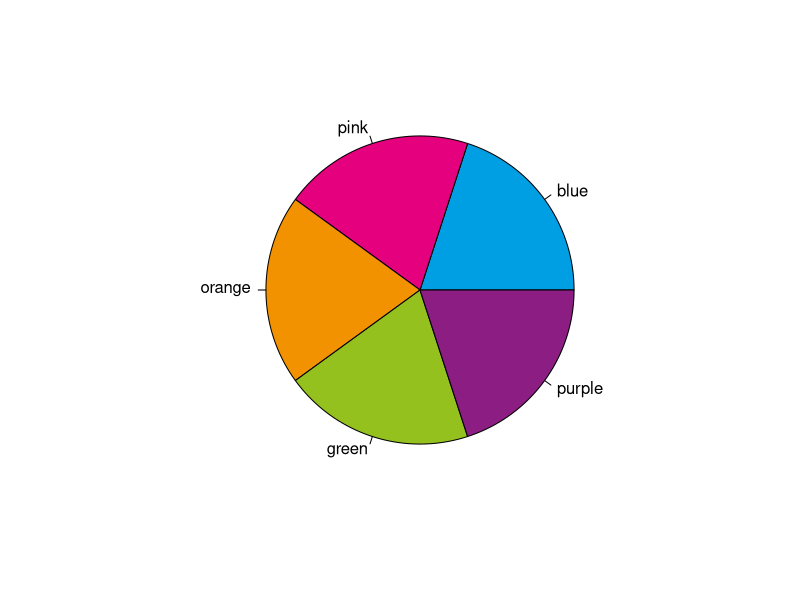

This figure's R source:
theme_GMM <- function(
  base_size = 12,
  base_colour = "#63666A"
) {
  ##Axis
  theme(
    legend.position = "none",
  
    axis.ticks = element_blank(),
    axis.line = element_line(colour = base_colour),
    axis.line.x = element_line(colour = x_col),
    axis.line.y = element_line(colour = y_col),
    
    ##Text
    text = element_text(
      colour = base_colour, size = base_size,
      hjust = 0.5, vjust = 0.5, angle = 0, lineheight = 0.8
    ),
    axis.text = element_text(colour = base_colour, size = base_size),
    plot.title = element_text(face = "bold", 
                              hjust = 0, colour = "black", vjust = 0),
    
    ## Axis title attributes. Adjustments of
    
    axis.title.y = element_text(hjust = 1, vjust = 1),
    axis.title.x = element_text(hjust = 1, vjust = 0),
    
    ## Background attributes (currently all blank)
    
    panel.grid.major.y = element_line(color = "#a3a3a2"), 
    panel.grid.major.x = element_blank(),
    panel.grid.minor = element_blank(),   
    axis.ticks = element_blank(),
    panel.background = element_blank(),
    panel.border = element_blank(),
    
    ## Strip attributes for facet grid and facet wrap
    
    strip.background =   element_blank(),
    strip.text =         element_text(color = "black", face = "bold", size = base_size + 1),
    strip.text.x =       element_text(),
    strip.text.y =       element_text(angle = -90)
  )}

theme_GMM2 <- function() {
  
  font <- windowsFonts("Helvetica")  #gOTHAM TITLES
  fontColour <- "#706F6F"
  
  theme(
    #grid elements
    panel.grid.major.y = element_line(color = "#a3a3a2"), 
    panel.grid.major.x = element_blank(),
    panel.grid.minor = element_blank(),   
    axis.ticks = element_blank(),
    panel.background = element_blank(),
    panel.border = element_blank(),
    
    #key text
    plot.title = element_text(
      family = font,
      colour = "#009FE3",
      size = 16,
      face = 'bold',          
      hjust = 0,              
      vjust = 2),         
    
    plot.subtitle = element_text(         
      family = font,
      colour = fontColour,
      size = 14),               
    
    plot.caption = element_text(          
      family = font,  
      colour = fontColour,
      size = 12,                 
      hjust = 0),               
    
    #general text
    axis.title = element_text(             
      family = font,    
      colour = fontColour,
      size = 12),             
    
    axis.text = element_text(            
      family = font, 
      colour = fontColour,
      size = 12),              
    
    axis.title.y = element_text(hjust = 1, vjust = 1),
    axis.text.x = element_text(          
      margin=margin(5, b = 10)),
    
    #legend
    legend.position = "bottom",
    legend.text.align = 0,
    legend.background = element_blank(),
    legend.title = element_blank(),
    legend.key = element_blank(),
    legend.text = element_text(family = font,
                               size = 12,
                               color  = fontColour)
  )
}
  
GMM_cols <- c(
  `blue` = "#009FE3",
  `pink` = "#E5007E",
  `orange` = "#F39200",
  `green` = "#95C11F",
  `purple` = "#8C1D82",
  `pale purple` = "#8A5EA4",
  `turquoise` = "#009E83",
  `dark blue` = "#0069b4",
  `yellow` = "#Fdc300",
  `grey` = "#706f6f" 
)

GS_cols <- c(
  `purple` = "#5B2D86",
  `pink` = "#E5007E",
  `pale purple` = "#8A6EAD",
  `pale pink` = "#D7697A",
  `yellow` = "#FCCA58",
  `blue` = "#5197D1"
)

GS_cols_grad <- c(
  `white` = "#FFFFFF",
  `pink` = "#E5007E",
  `purple` = "#5B2D86"
)

scale_GMM <- function(type = "fill", ...) {
  
  type = match.arg(type, c("colour", "fill"))
  
  cols <- unname(GMM_cols)
  
  if (type == "fill") {
    s <- scale_fill_manual(values = cols)
  } else if (type == "colour") {
    s <- scale_colour_manual(values = cols)
  }
  
  return(s)
  
}

scale_GS <- function(type = "fill", ...) {
  
  type = match.arg(type, c("colour", "fill"))
  
  cols <- unname(GS_cols_grad)
  
  if (type == "fill") {
    s <- scale_fill_manual(values = cols)
  } else if (type == "colour") {
    s <- scale_colour_manual(values = cols)
  }
  
  return(s)
  
}

check_pal <- function(
  x = GMM_cols
) {
  
  if (is.numeric(x)) {
    
    if (length(x) > 1) {
      
      x <- GMM_cols[x]
      
    } else
      x <- GMM_cols[1:x]
  }
  
  graphics::pie(
    rep(1, length(x)),
    col = x,
    labels = names(x))
  
}

check_pal(5)